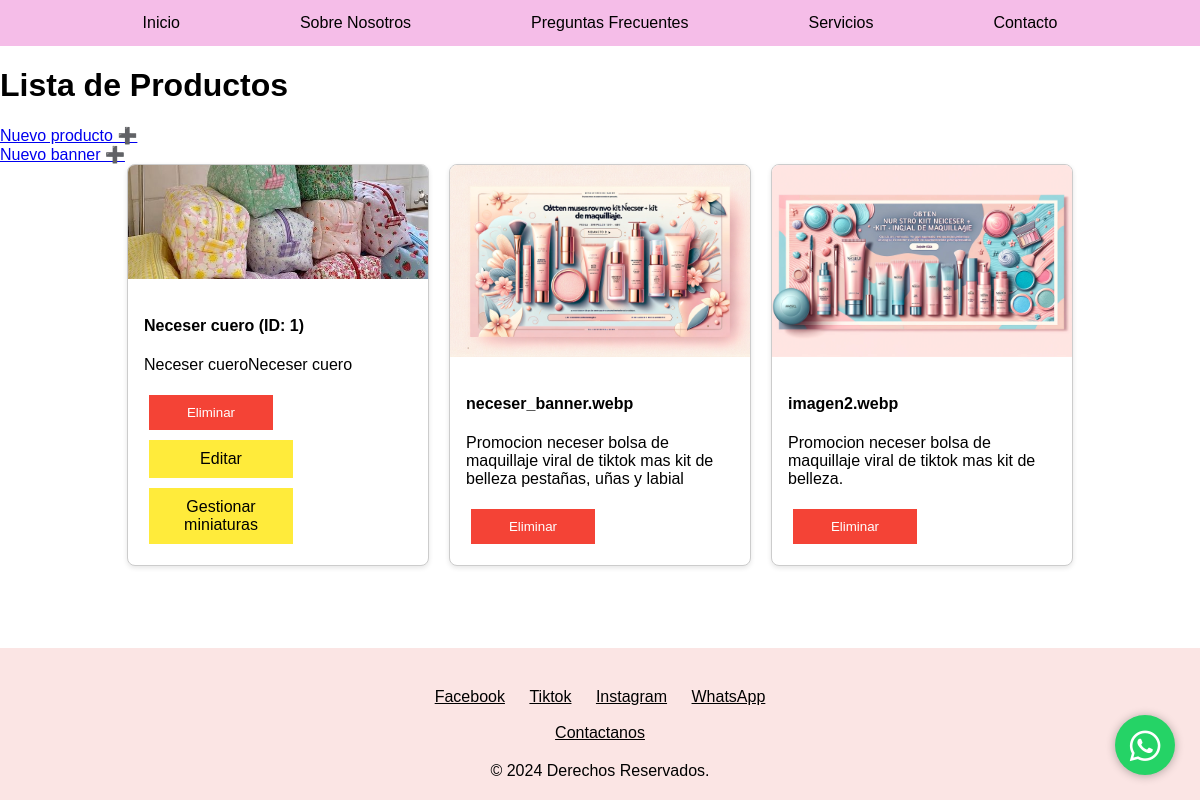
/productos (signed in), run on the app's committed database.
### app.py (models this page shows)
class Producto(db.Model):
    id = db.Column(db.Integer, primary_key=True)
    nombre = db.Column(db.String(80), unique=False, nullable=False)
    descripcion = db.Column(db.String(180), unique=False, nullable=False)
    imagen_url = db.Column(db.String(120), unique=True, nullable=False)
    imagen_alt = db.Column(db.String(120), unique=False, nullable=True)
    parrafo_descripcion_1 = db.Column(db.String(120), unique=False, nullable=False)
    parrafo_descripcion_2 = db.Column(db.String(120), unique=False, nullable=False)
    precio = db.Column(db.Integer, unique=False, nullable=False)
    imagenes = db.relationship('ImagenProducto', back_populates='producto', lazy='dynamic')

class Carruselbanner(db.Model):
    id = db.Column(db.Integer, primary_key=True)
    alt = db.Column(db.String(80), unique=False, nullable=False)
    url = db.Column(db.String(120), unique=False, nullable=False)

### app.py (the view)
@app.route('/productos')
@login_required
def mostrar_productos():
    productos = Producto.query.all()
    banners = Carruselbanner.query.all()
    return render_template('mostrar_productos.html', productos=productos, banners=banners)

### app.py (called while the page is built)
@login_manager.user_loader
def load_user(user_id):
    return User(user_id)

### templates/mostrar_productos.html (shortened to what this page needs)
{% extends "video-tiktok.html" %}
{% block content %}
<body>
    <h1>Lista de Productos</h1>
    <a href="/nuevo">Nuevo producto ➕</a><br>
    <a href="/nuevo-banner">Nuevo banner ➕</a>
    <div class="cards-container">
        {% for producto in productos %}
        <div class="card">
            <div class="card-image" style="background-image: url('{{ url_for('static', filename='images/productos/' + producto.imagen_url) }}');"></div>
            <div class="container">
              <h4>{{ producto.nombre }} (ID: {{ producto.id }})</h4>
              <p>{{ producto.descripcion }}</p>
              <div class="buttons-container">
                <form action="/eliminar_producto/{{ producto.id }}" method="post" style="display: inline;">
                  <button type="submit" class="button-red">Eliminar</button>
                </form>
                <a href="/editar_producto/{{ producto.id }}" class="button-yellow">Editar</a>
                <a href="/miniaturas/{{ producto.id }}" class="button-yellow">Gestionar miniaturas</a>
              </div>
            </div>
        </div>
        {% endfor %}
        {% for banner in banners %}
            <div class="card">
                <div class="card-image" style="background-image: url('{{ url_for('static', filename='images/banners/' + banner.url) }}');"></div>
                <div class="container">
                <h4>{{ banner.url }}</h4>
                <p>{{ banner.alt }}</p>
                <div class="buttons-container">
                    <form action="/eliminar_banner/{{ banner.id }}" method="post" style="display: inline;">
                    <button type="submit" class="button-red">Eliminar</button>
                    </form>
                </div>
                </div>
            </div>
        {% endfor %}
    </div>
</body>
{% endblock %}

### templates/video-tiktok.html (shortened to what this page needs)
{% extends "base.html" %}

### templates/base.html (shortened to what this page needs)
<!DOCTYPE html>
<html lang="es">
<head>
    <link rel="stylesheet" href="../static/styles/style-base.css">
    <link href="https://fonts.cdnfonts.com/css/caviar-dreams" rel="stylesheet">
</head>
<body style="background-color: #fff;">
  <nav class="navegacion" role="navigation">
    <div class="menu">
      <a href="/">Inicio</a>
      <a href="#">Sobre Nosotros</a>
      <a href="#">Preguntas Frecuentes</a>
      <a href="#">Servicios</a>
      <a href="/contacto">Contacto</a>
    </div>
  </nav>
    <main class="content" role="main">
      {% block content %}{% endblock %}
    </main>
    <a href="https://api.whatsapp.com/send?phone=59891320042" class="btn-wsp" target="_blank">
	    <i class="fa fa-whatsapp icono"></i>
	  </a>
    <footer class="footer">
      <div class="social-icons">
        <a href="#facebook" target="_blank">Facebook</a>
        <a href="#twitter" target="_blank">Tiktok</a>
        <a href="#instagram" target="_blank">Instagram</a>
        <a href="#instagram" target="_blank">WhatsApp</a><br><br>
        <a href="#instagram" target="_blank">Contactanos</a>
      </div>
      © 2024 Derechos Reservados.
    </footer>
  </body>
</html>

### static/styles/style-base.css (style rules this page uses)
body, html { font-family: 'Caviar Dreams', sans-serif; margin: 0; padding: 0; background-image: url('../images/fondo_canvahd.png'); background-size: cover; background-position: center; overflow-x: hidden; }
body { display: flex; flex-direction: column; min-height: 100vh; }
.navegacion { background-color: #e455c363; overflow: hidden; display: flex; justify-content: center; }
.navegacion .menu { display: flex; max-width: 1200px; width: 100%; gap: 5em; }
.navegacion a { color: rgb(0, 0, 0); padding: 14px 20px; text-decoration: none; text-align: center; }
.navegacion > div { display: flex; justify-content: center; max-width: 1200px; margin: auto; width: 100%; }
.menu { display: flex; width: 100%; justify-content: space-around; overflow: hidden; }
.footer { background-color: #f9d6d5a3; text-align: center; padding: 20px 10px; margin-top: auto; }
.footer a { color: rgb(0, 0, 0); margin: 0 10px; }
.social-icons { margin: 20px 0; }
.btn-wsp { position:fixed; width:60px; height:60px; line-height: 63px; bottom:25px; right:25px; background:#25d366; color:#FFF; border-radius:50px; text-align:center; font-size:35px; box-shadow: 0px 1px 10px rgba(0,0,0,0.3); z-index:100; transition: all 300ms ease; }

### templates/mostrar_productos.html (style rules this page uses)
.cards-container { display: flex; flex-wrap: wrap; gap: 20px; justify-content: center; }
.card { display: flex; flex-direction: column; justify-content: space-between; width: 300px; height: 400px; background-color: #fff; border: 1px solid #ccc; box-shadow: 0 2px 5px rgba(0,0,0,0.1); overflow: hidden; border-radius: 8px; }
.card .card-image { width: 100%; height: 50%; background-size: cover; background-position: center; }
.container { padding: 16px; }
.button-red, .button-yellow { display: inline-block; margin: 5px; padding: 10px; border: none; cursor: pointer; width: calc(50% - 10px); text-align: center; }
.button-red { background-color: #f44336; color: white; }
.button-yellow { background-color: #ffeb3b; color: black; text-decoration: none; }

### data on the page
Producto: imagen_url (picture), nombre "Neceser cuero", id "1", descripcion "Neceser cueroNeceser cuero"
Carruselbanner: url (picture), url "neceser_banner.webp", alt "Promocion neceser bolsa de maquillaje viral de tiktok mas kit de belleza pestañas, uñas y labial"
Carruselbanner: url (picture), url "imagen2.webp", alt "Promocion neceser bolsa de maquillaje viral de tiktok mas kit de belleza."
